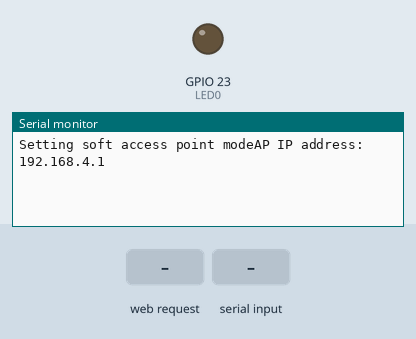
The sketch below on a simulated ESP32. Parts: output pins drawn as LEDs (lit = HIGH), the last lines printed to the serial monitor. The test bench sets the inputs (shaded band). WiFi joins after 1.5 s; servers stay silent unless stated.

Above: at 1.2 s.
1.3 s: HTTP request GET /?J1=C1 received
At 2.5 s:
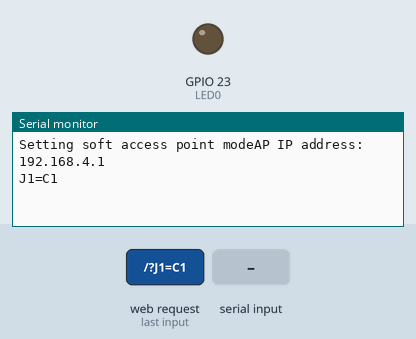
2.8 s: "J1=C1\n" received over Serial
At 3.9 s:
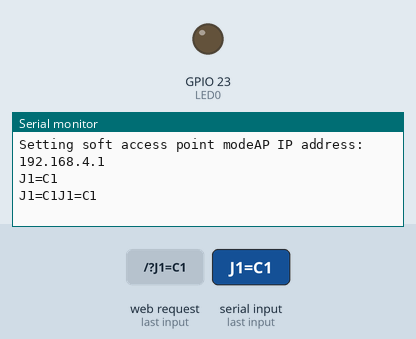
4.3 s: "FightEnd\n" received over Serial
At 5.1 s:
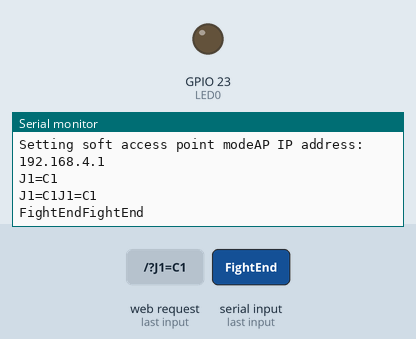
5.8 s: "FightStart\n" received over Serial
At 6.3 s:
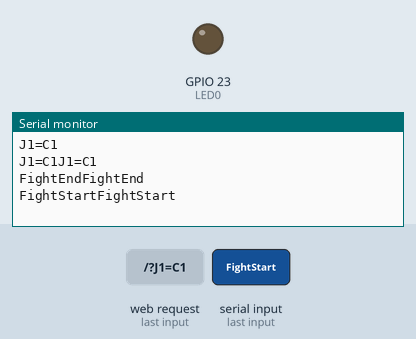

Measured:
- after the input at 1.3 s, the serial monitor: prints a new line at once (image 1)
- after the input at 2.8 s, the serial monitor: prints a new line at once (image 2)
- after the input at 4.3 s, the serial monitor: prints a new line at once (image 3)
- after the input at 5.8 s, the serial monitor: prints a new line at once (image 4)

The sketch:

esp32arduino.ino
```cpp
#include <WiFi.h>

#define LED0 23
#define NUMBER_OF_DEVICES 4

const char* ssid = "esp32";
const char* password = "0987654321";
int channel = 12; //1-13
int max_connection = 4;
WiFiServer server(80);
// Set your Static IP address
IPAddress local_IP(192, 168, 4, 1);
// Set your Gateway IP address
IPAddress gateway(192, 168, 4, 1);

IPAddress subnet(255, 255, 0, 0);
IPAddress primaryDNS(8, 8, 8, 8);   //optional
IPAddress secondaryDNS(8, 8, 4, 4); //optional

char sendEndOfFight[20];
char inChar;
IPAddress DeviceIPadress[NUMBER_OF_DEVICES];
IPAddress currentIP;
int NumberOfDevices = 0;


String html ="<!DOCTYPE html> \
<html> \
<body> \
<center><h1>Ring1</h1></center> \
<center><p1>Fight:START</p1></center> \
</body> \
</html>";

void Connect_WiFi()
{
WiFi.begin(ssid, password);
while(WiFi.status() != WL_CONNECTED)
{
delay(100);
}
}

void setup()
{
Serial.begin(115200);
pinMode(LED0, OUTPUT);
digitalWrite(LED0, LOW);
Serial.print("Setting soft access point mode");
WiFi.softAP(ssid, password, channel, max_connection);
IPAddress IP = WiFi.softAPIP();
Serial.print("AP IP address: ");
Serial.println(IP);
server.begin();
}


void loop()
{
WiFiClient client=server.available();
if(client)
{
String request = client.readStringUntil('\r');
if(request.indexOf("J1=C1") != -1){
  Serial.write("J1=C1\r\n");
}
if(request.indexOf("J1=C2") != -1){
  Serial.write("J1=C2\r\n");
}
if(request.indexOf("J2=C1") != -1) Serial.write("J2=C1\r\n");
if(request.indexOf("J2=C2") != -1) Serial.write("J2=C2\r\n");
if(request.indexOf("J3=C1") != -1) Serial.write("J3=C1\r\n");
if(request.indexOf("J3=C2") != -1) Serial.write("J3=C2\r\n");
request="";
client.print("HTTP/1.1 200 OK");
client.print(html);

bool newDevice = true;
currentIP = client.remoteIP();
for (int Device = 0; Device < NumberOfDevices; Device++) {
    if(DeviceIPadress[Device] == currentIP) newDevice = false;
  }
if(newDevice){
 DeviceIPadress[NumberOfDevices] = currentIP;
 //Serial.print("New device: ");
 //Serial.println(DeviceIPadress[NumberOfDevices]);
 NumberOfDevices++;
}
//Serial.print("All devices:    ");
//for (int Device = 0; Device < NumberOfDevices; Device++) {
//   Serial.println(DeviceIPadress[Device]);
// }
}

int i = 0;
while(Serial.available() > 0){
    inChar = Serial.read(); // Read a character
    if(inChar == '\n'){
      sendEndOfFight[i] = '\0';  // terminate the string

      Serial.write(sendEndOfFight);
      Serial.println(sendEndOfFight);
      sendEndOfFight[0] = '\0';
      break;
      }
    sendEndOfFight[i] = inChar; // Store it
    i++; // Increment where to write next
}

if(sendEndOfFight == "FightEnd"){
  Serial.println("Hello test");
  for (int Device = 0; Device < NumberOfDevices; Device++) {
    Serial.println(DeviceIPadress[Device]);
    if (!client.connect(DeviceIPadress[Device], 80)) {
      Serial.println("Connection to host failed");
      delay(1000);
      return;
    }
  }
  digitalWrite(LED0, HIGH);//digitalWrite(LED0, HIGH);
}
else if(sendEndOfFight == "FightStart") digitalWrite(LED0, LOW);

}
```
